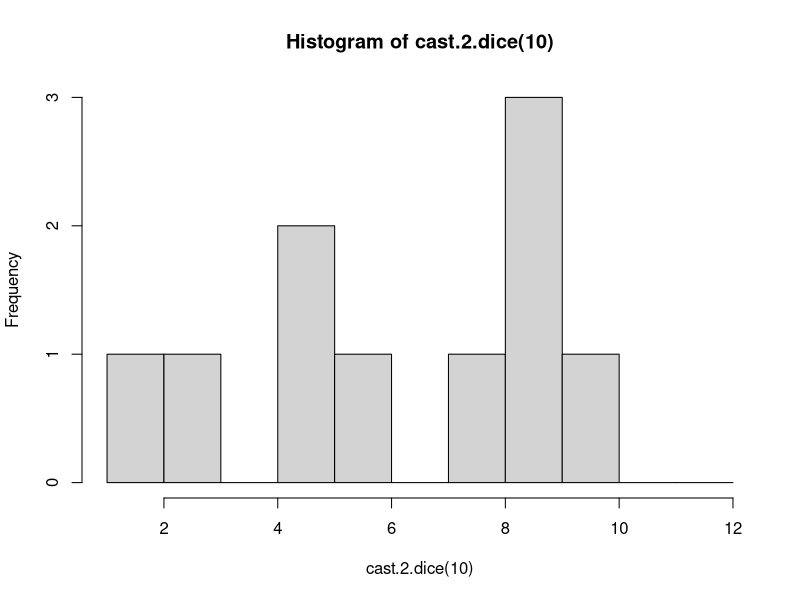
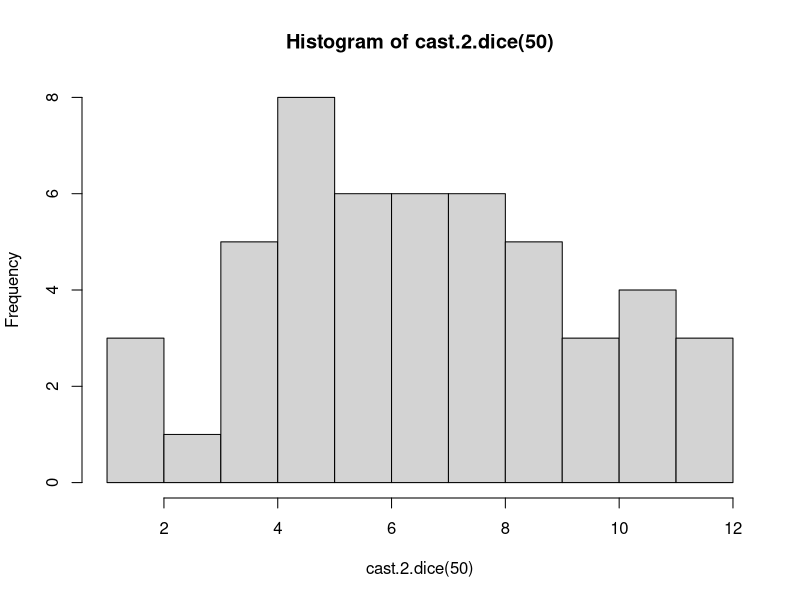
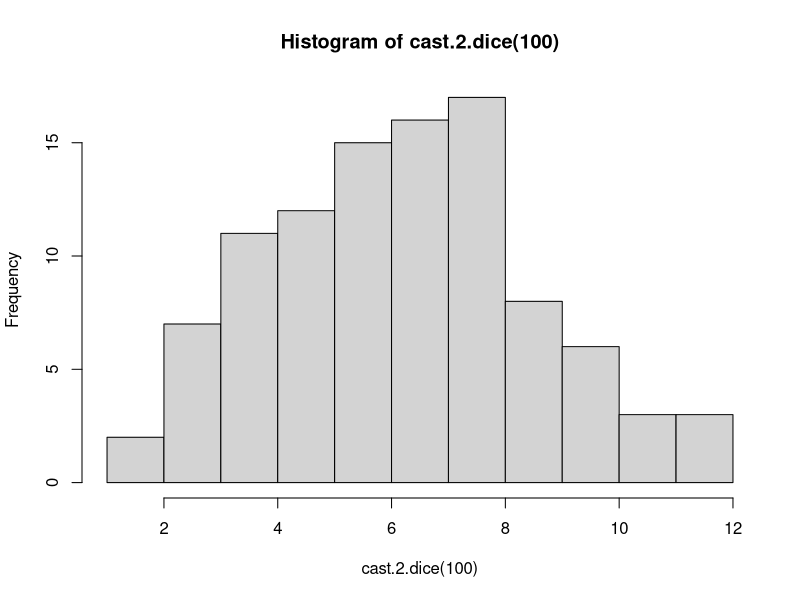
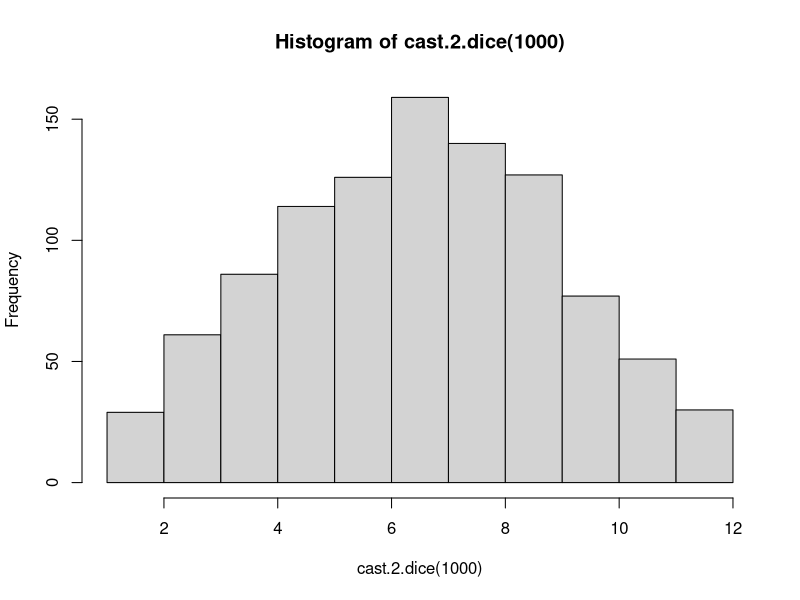
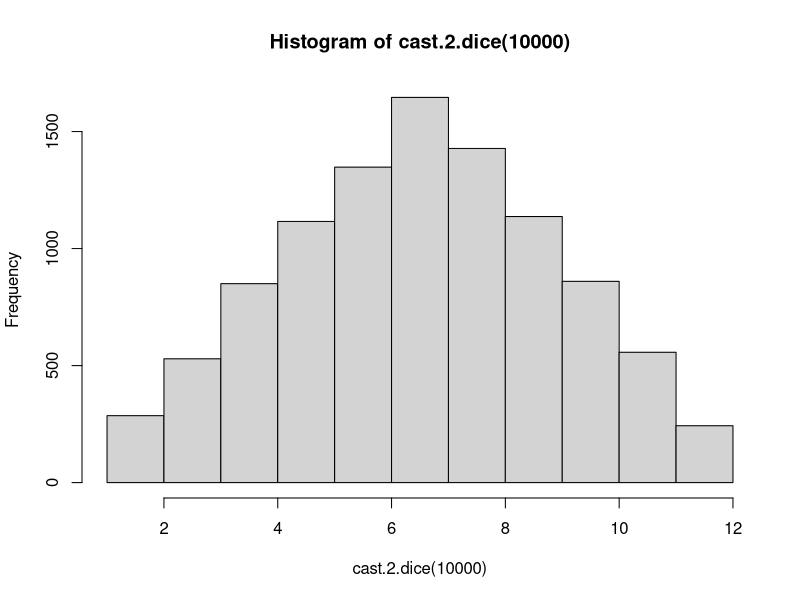
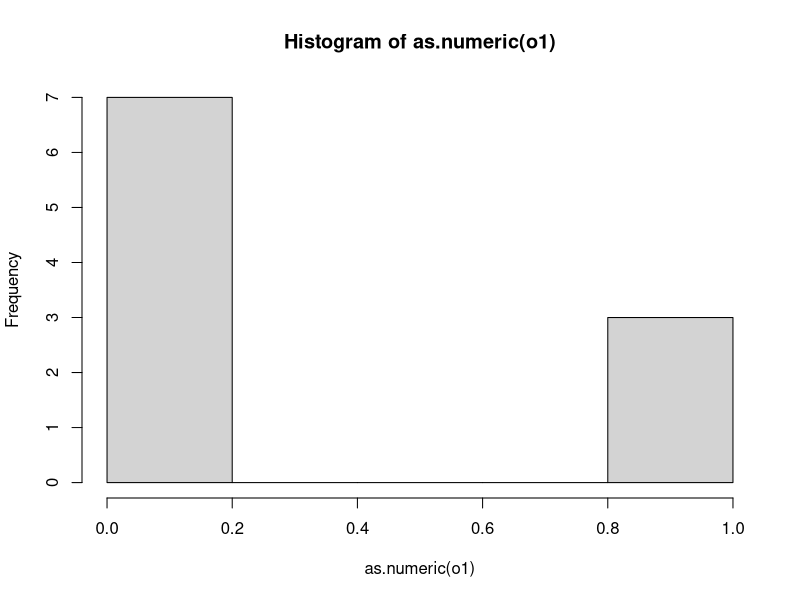
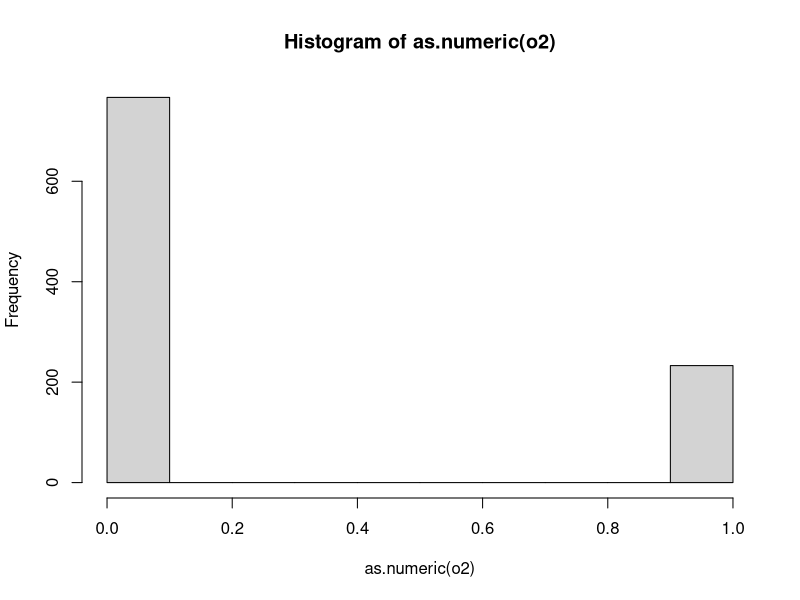
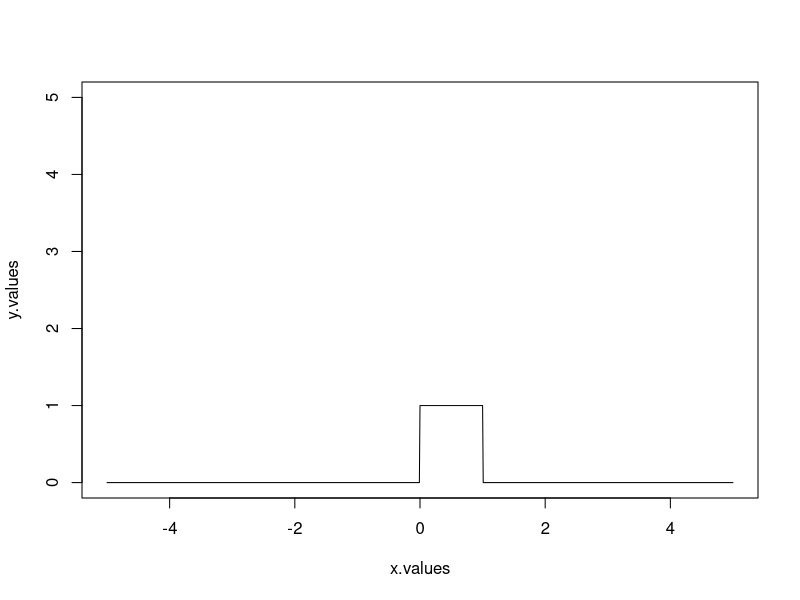

These figures' R source, in order:
###################################
###################################
########                   ########
########   Data Science 1  ########
########       Lab 1       ######## 
########   10 Oct. 2023    ########
########                   ########
###################################
###################################

## Rafiat Mojisola BAMIMORE AKODU

## Welcome to this first lab. Here we  will learn the basics of R, an open-source programming language and software environment.




# On the right is the console. You can input code directly into the console line by line - you do not need to run an entire file. Try running a simple calculation in the console, like 5+9. Type it in and press enter. 

5+9

# You can also write code in this, the code editor, and run it from here. Try highlighting the following line and clicking 'Run':

12 * 4 - 6

# You can also press 'Ctrl (Cmd) + Enter' to run the code you have highlighted.

# Text beginning with a # sign is read as 'comment' and will not be evaluated by the console.
## Numbers (like 1.1, 2.3, etc) signify that I would like you to write a line a code in the code file and run it in the console

########################
####    Functions   ####
########################

# FUNCTIONS are commands that take in inputs and produce outputs. They mostly take in the inputs in brackets, like this:
sqrt(25)
exp(3)

# Often, functions take multiple inputs with different purposes. Note how:
rep(3,4)
# produces a different output from
rep(4,3)
# If you can't remember in which order you have to input the arguments of a function, or if you just want to learn what a function does, you can type in ? followed by the function name in the console:
?rep

# Each argument has a name. By explicitly referring to these names when calling the function, we can avoid  any problems with order. For example:
rep(x=3, times=4)
rep(times=4, x=3)

# produce the same result, because we inputed the arguments by name using the 'argname = x' construction. When we don't use this construction, the function defaults each input to an argument according to a predefined order.

# OPERATORS are special functions that take only 2 arguments, and do not use brackets. Instead, you must input the two arguments on either side of the operator. Examples of operators include +, -,*,/, ^, %%, %/%, :, and there are many more which we will learn about soon.

########################
####     Objects    ####
########################

# Functions are one example of OBJECTS, which are stored within the main (global) ENVIRONMENT of the console. We can create new objects by using the 'assign' operator:

x <- 4
x
# You can now see in the 'Environment' tab below that the object 'x'  is stored with the value 4.

x*5

##############################################################
###    ADVANCED NOTE: the = operator can also be used      ###
###    to assign values to objects, like in Python.        ###
###    However, we conventionally use the = operator       ###
###    only for arguments in a function. The main          ###
###    difference is that '<-' always assigns within       ###
###    the global environment, while '=' assigns in        ###
###    the local environment.                              ###
##############################################################

# Objects can have different classes. For example:
class(x)

# We can also store text into an object, by surrounding it with quote marks:

"Hello" -> y
y
class (y)

# y is now a 'character' object (R does not use the term 'string')

# If we forget to use quote marks R will search for a stored object with that name and return an error if it doesn't find it:

"Rafiat" -> y
y

# One final very important class of object is the 'logical' class, a.k.a. Boolean. 
# Boolean objects can take one of two values

TRUE

# and

FALSE

# Booleans can be combined according to the laws of logic using the and operator &, and the or operator |

TRUE & TRUE
TRUE & FALSE
FALSE & FALSE

TRUE | TRUE
TRUE | FALSE
FALSE | FALSE

# There is also an exclusive or function, xor(), but it isn't used much.



####################################
####     Vectors and indices    ####
####################################

# YOu will have noticed that the console has always returned a [1] in front of it's output so far. This is because R has considered all these objects to be 'vectors' (in Python, this is the same thing as an array). Vectors are objects that can contain multiple elements. For example:

z <- 50:80
z

# The numbers in square brackets tell you the INDEX of the element to their right. The index is simply the position number of that element. You will notice that, unlike in Python, the first element of an object in R has the index number 1 and not 0. This is one of the most important syntactical differences between Python and R (if you think this is not a very important difference, you are correct. The two languages are very similar in syntax.)

# Vectors can be created from singular elements using the function c(), which stands for combine or concatenate.

my.vector <- c('this','is','a','vector')
my.vector
length(my.vector)
class(my.vector)

# You can use square brackets to isolate elements in a vector by putting their index between the brackets:
my.vector[1]
my.vector[4]
my.vector[2:4]
my.vector[c(1,4)]

### 1.1
# You can assign values to specific elements. Try writing a line of code below that changes the 4th element of my.vector to the word 'test'
my.vector[4] <- 'test'
my.vector

### 1.2
# You can even assign values to elements of a vector that don't exist yet, thus creating them. Try assigning the word 'example' to the (as yet non-existent) 5th element of my.vector.
my.vector[5] <- 'example'
my.vector

# Instead of indices, you can select elements of a vector using a logical vector of the same length, e.g.

my.vector[c(TRUE,TRUE,FALSE,FALSE,FALSE)]


####################################
####     Logical operators      ####
####################################

# LOGICAL OPERATORS are operators that return logical vectors of the same length as the left argument. Examples include '==', the equality operator (not to be confused with the single = which is an assignment operator), >, <, >=, <=, and != (the 'different from' operator).

# For example:
my.vector == 'is'
1:10 >= 5
1:10 %% 2 == 0    ## %% is the remainder operator, it returns the remainder when you divide the left argument by the right argument.

### 2.1
digits <- 0:10
# Using the least amount of code possible, write a line of code that returns only the odd values of the digits object.
digits[c(TRUE,FALSE,TRUE,FALSE,TRUE,FALSE,TRUE,FALSE,TRUE,FALSE)]
digits[c(FALSE,TRUE,FALSE,TRUE,FALSE,TRUE,FALSE,TRUE,FALSE,TRUE)]
digits
digits[digits%%2 !=0]
digits[digits%%2 ==1]

# Another important logical operator is the %in% operator. It tells you if the elements on the left are found in the elements on the right. E.G.
group1 <- c('Arthur', 'Fatima', 'Suleiman', 'Marco')
group2 <- c('Marco','Maria', 'Victor','Fatima', 'Antonio')
group1 %in% group2

## 2.2 
# intersect is a function which returns the elements that all of its arguments have in common. For example:
intersect(group1,group2)

# Write a line of code that replicates this output using only group1, group2, square brackets, and logical operators.

group1[group1 %in% group2]
group2[group2 %in% group1]
c(group1[2], group2[1])
group1 %in% group2 


####################################
####     Writing functions      ####
####################################

# Functions can be written and stored as objects. e.g:
f1 <- function(x) x*2 + 1
f1
# This function has only 1 argument, x. Try out this new function:
f1(3)
f1(7)
ex.vector <- c(2,7,4,24,13,8,12)
f1(ex.vector)

# You can write several lines of code in a function by enclosing all of the in curly brackets {}. The function 'return' can then specify what the output can be. For example:

f2 <- function(x,y){
  z = x %% y
  return(z == 0)
}

f2(8,9)
f2(14,7)

### 3.1 What is the purpose of function f2? Write in comments below.

# The purpose of f2 is to tell us whether one number is a multiple of another

### 3.2
# Based on the definition of the mean from today's lecture, write a function that calculates the mean of all of the elements of a vector. assign it to the object my.mean. You will find the functions 'sum' and 'length' useful here.


# compare your function to the native function in R. Does it produce the same results?

my.mean <- function(x) sum(x)/length(x) 

my.mean(ex.vector)
mean(ex.vector)

####################################
####      Randomness in R       ####
####################################

# There are several ways to generate randomness in R. The simplest function is 
?sample

#which randomly draws WITHOUT replacement from a specified vector. For example, to choose a number at random between 1 and 10:
sample(1:10, 1)
# You can run this several times and notice that you get a different answer each time. You can also sample several times at once
sample(1:10, 3)
# However, by default, sample won't let the same number repeat when you do this. This is called sampling without replacement, 
# because it is as if, each time you pick out a number, it is now gone from the pool of possible numbers and has not been replaced.
# If you want to sample randomly between 1 and 10 20 times, each time choosing between all 10 numbers, you have to write:
sample(1:10, 20, replace = TRUE)

### 4.1
# Write a function that simulates the roll of 2 6-sided dice, where the argument x is the number of times you roll the 2 dice, 
# and the output is a vector of length x, where each element corresponds to the sum of the two sides of the dice.
# HINT: one way to do this is to start by writing a function for a single 6-sided die, then create a new function 
# that repeats the first function twice and adds up the result.

cast.die <- function(x){
  sample(1:6,x,replace = TRUE)
}

cast.2.dice <- function(x){
return(cast.die(x)+cast.die(x))
}

cast.2.dice(5)

### 4.2
# Using the function hist, create histograms of the results of double dice rolls when you roll them 10 times, 
#then 50, then 100, then 1000, then 10000. Use breaks=1:12 as an argument within the hist function. 
# What do you notice? Write it in comments below your code.

set.seed(105)
hist(cast.2.dice(10), breaks=1:12)
hist(cast.2.dice(50), breaks=1:12)
hist(cast.2.dice(100), breaks=1:12)
hist(cast.2.dice(1000), breaks=1:12)
hist(cast.2.dice(10000), breaks=1:12)


# Another way to generate randomness is to sample from a pdf, which is a continuous distribution. 
# The simplest pdf is the uniform function. The uniform function is a flat line bounded between 2 numbers. 
# Because it is flat, the probability of drawing a sample from any interval of given width between the two bounds 
# is the same as from any other interval of given width.

# The function runif(n, min,max) samples n times from a uniform function bounded between the values of min and max.
# For example, try
runif(5,0,1)
runif(5,0,1)[1]
### 4.3
# Using runif, write a function that returns TRUE 22% of the time and FALSE 78% of the time

generate.bool.22 <- function(x){
  s <- runif(x,0,1)
  return(s<0.22)
}
generate.bool.22

o1 <- generate.bool.22(10)
hist(as.numeric(o1))
o2 <- generate.bool.22(1000)
hist(as.numeric(o2))

### 4.4
# Based on today's lecture about pdfs, what is the probability density for a uniform pdf bounded between 
# 0 and 1 associated with all values of x between 0 and 1? Explain why.

### 4.5
# Similarly, what is the probability density for a uniform pdf bounded between 5 and 6 associated with all values of x between 5 and 6?

### 4.6
# What is the probability density for a uniform pdf bounded between 0 and 0.5 associated with all values of x between 0 and 0.5?

### 4.7
# What is the probability density for a uniform pdf bounded between 0 and 2 associated with all values of x between 0 and 2?

### 4.8
# run the following code:
dunif(0.5,0,1)
dunif(2,0,1)
dunif(0.2,0,0.5)
dunif(1.3,0,2)
dunif(0.8,0,1)
dunif(0.1,0,1)
dunif(1,0,1)
dunif(1.01,0,1)
# Based on the results of this code and your answers above, what can you conclude about the purpose of the dunif function?

x.values <- seq(-5, +5, 0.01)
y.values <- dunif(x.values,0,1)

plot(x.values, y.values, type='l', ylim = c(0, 5))
